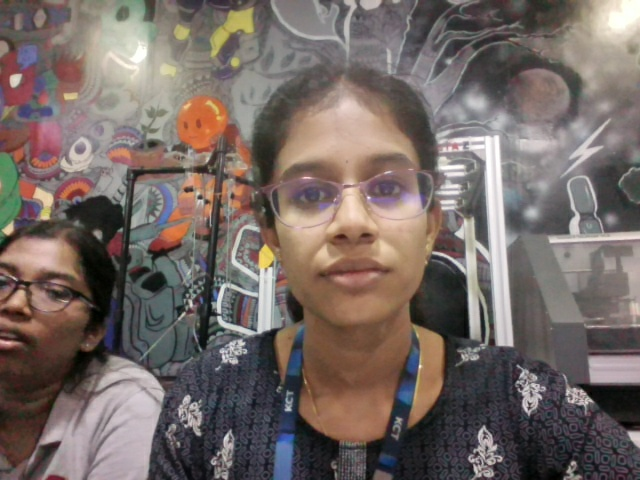
#> input picture known_people/Lakshana_EMP-001.jpg, 640 x 480 px
$ python -i uniform_detector.py   (imports and definitions only)   (older library calls are emulated)
#> lines starting #> are read from the running program, lines starting #| are printed output that depends on the picture
"""
uniform_detector.py
===================
Detects whether a person is wearing a registered uniform.

Three ways to register a uniform:
  1. From an image:       UniformDetector().configure_from_image("uniform.jpg")
  2. From a colour name:  UniformDetector().configure_from_color("blue")
  3. From a description:  UniformDetector().configure_from_description("dark navy polo")

The detector analyses only the **torso region** (middle band of the YOLO
person crop) to avoid confusion with the face or background.

It combines two signals:
  • HSV colour histogram matching  (dominant)
  • Texture energy via Laplacian   (secondary — helps distinguish fabrics
    from skin / printed surfaces)
"""

import os
import sys
import json
import cv2
import numpy as np
from typing import List, Tuple, Optional, Dict

# [6 lines not run here, left out]

# ── Named-colour table (HSV ranges) ───────────────────────────────────────────
# Each entry: list of (lower_hsv, upper_hsv) tuples.
# Red wraps around 0°/180° in OpenCV HSV so it has two ranges.
NAMED_COLORS: Dict[str, List[Tuple[Tuple[int, ...], Tuple[int, ...]]]] = {
    "red":    [((0,   90,  60), (12,  255, 255)),
               ((160, 90,  60), (180, 255, 255))],
    "orange": [((11,  100, 80), (24,  255, 255))],
    "yellow": [((25,  80,  80), (35,  255, 255))],
    "green":  [((36,  50,  50), (85,  255, 255))],
    "blue":   [((86,  60,  50), (130, 255, 255))],
    "purple": [((131, 50,  50), (160, 255, 255))],
    "pink":   [((0,   30, 150), (12,  120, 255)),
               ((155, 30, 150), (180, 120, 255))],
    "white":  [((0,    0, 180), (180,  35, 255))],
    "gray":   [((0,    0,  80), (180,  45, 200))],
    "grey":   [((0,    0,  80), (180,  45, 200))],
    "black":  [((0,    0,   0), (180, 255,  70))],
    "brown":  [((5,   60,  40), (18,  200, 170))],
    "cyan":   [((80,  80,  80), (100, 255, 255))],
    "navy":   [((100, 80,  20), (130, 255, 130))],
    "maroon": [((0,   100, 30), (10,  255, 130)),
               ((165, 100, 30), (180, 255, 130))],
    "beige":  [((15,  20, 150), (30,  100, 230))],
    "khaki":  [((18,  30, 100), (35,  130, 220))],
    "teal":   [((80,  80,  60), (95,  255, 200))],
    "olive":  [((25,  40,  40), (45,  200, 170))],
    "cream":  [((18,  10, 190), (35,   60, 255))],
}

# Common colour synonyms / adjectives → base colour
_COLOR_SYNONYMS = {
    "dark blue": "navy",  "light blue": "blue",  "sky blue": "cyan",
    "dark green": "green", "lime": "green",       "forest green": "green",
    "dark red": "maroon",  "crimson": "red",      "scarlet": "red",
    "dark gray": "gray",   "dark grey": "grey",   "light gray": "gray",
    "light grey": "grey",  "charcoal": "gray",    "silver": "gray",
    "golden": "yellow",    "gold": "yellow",      "mustard": "yellow",
    "magenta": "pink",     "violet": "purple",    "indigo": "navy",
    "turquoise": "teal",   "aqua": "cyan",        "tan": "beige",
    "rust": "brown",       "chocolate": "brown",  "burgundy": "maroon",
    "wine": "maroon",      "lavender": "purple",  "peach": "orange",
    "coral": "orange",     "salmon": "pink",      "ivory": "cream",
    "off-white": "cream",  "off white": "cream",
}

CONFIG_PATH = os.path.join("models", "uniform_config.json")


class UniformDetector:
    """
    Classifies each detected person as WORKER or VISITOR based on
    whether their torso matches the registered uniform colour profile.

    Supports multiple uniform profiles (e.g. different departments).
    """

    def __init__(self, config_path: str = CONFIG_PATH, match_threshold: float = 0.18):
        """
        Parameters
        ----------
        config_path     : path to the JSON file that stores the uniform profile.
        match_threshold : fraction of torso pixels that must match the uniform
                          colour for a person to be classified as a Worker.
                          Default 0.18 (18 %).
        """
        self.config_path     = config_path
        self.match_threshold = match_threshold
        self._profiles: List[dict] = []   # list of uniform profiles
        self._loaded            = False
        os.makedirs(os.path.dirname(config_path) or ".", exist_ok=True)
        self._try_load()

    # ── Configuration ──────────────────────────────────────────────────────────

    # [62 lines left out: functions configure_from_color, configure_from_description, not called in this run]

    def configure_from_image(self, image_path: str, n_clusters: int = 5) -> bool:
        """
        Register a uniform by extracting the dominant torso colour from
        a reference image (photo of a staff member or a fabric swatch).
        """
#> called with image_path = '../known_people/Lakshana_EMP-001.jpg', n_clusters = 5
        img = cv2.imread(image_path)
#> img is the input picture: shape (480, 640, 3); mean B, G, R 100.8, 105.5, 117.4
        if img is None:
            print(f"❌ Cannot read image: {image_path}")
            return False

        torso = self._crop_torso(img)
#> in _crop_torso, `return crop_bgr[y1:y2, x1:x2]`:
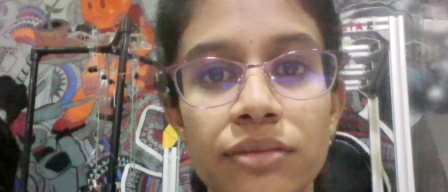
#> returned value: shape (192, 448, 3); mean of channels 0, 1, 2 110.4, 119.3, 135.5; drawn as B, G, R
        hsv   = cv2.cvtColor(torso, cv2.COLOR_BGR2HSV)
#> hsv: shape (192, 448, 3); mean H, S, V 51.9, 54, 137.6

        # Flatten pixels for k-means clustering
        pixels = hsv.reshape(-1, 3).astype(np.float32)

        # Exclude very dark/near-black pixels (likely background)
        bright_mask = pixels[:, 2] > 40
        pixels = pixels[bright_mask]
        if len(pixels) < 50:
            print("❌ Not enough bright pixels in the image — try a brighter photo.")
            return False

        criteria = (cv2.TERM_CRITERIA_EPS + cv2.TERM_CRITERIA_MAX_ITER, 20, 1.0)
        _, labels, centres = cv2.kmeans(
            pixels, n_clusters, None, criteria, 10, cv2.KMEANS_PP_CENTERS
        )
#> centres = [[25.14, 34.41, 94.89], [149.1, 12.47, 193.9], [129.1, 32.42, 113.5], [11.21, 108.5, 153.1], [17.54, 42.22, 194.8]]

        # Pick the cluster with the most pixels
        counts = np.bincount(labels.flatten())
#> counts = [18794, 6788, 17123, 21530, 17308]
        dominant_idx = int(np.argmax(counts))
#> dominant_idx = 3
        dom_hsv = centres[dominant_idx]  # (H, S, V) as float
#> dom_hsv = [11.21, 108.5, 153.1]

        # Build a tolerance range around the dominant hue
        h_tol = 18   # ± 18° on the hue wheel
        s_tol = 60
        v_tol = 70

        lo = [max(0,   int(dom_hsv[0]) - h_tol),
              max(0,   int(dom_hsv[1]) - s_tol),
              max(0,   int(dom_hsv[2]) - v_tol)]
#> lo = [0, 48, 83]
        hi = [min(180, int(dom_hsv[0]) + h_tol),
              min(255, int(dom_hsv[1]) + s_tol),
              min(255, int(dom_hsv[2]) + v_tol)]
#> hi = [29, 168, 223]

        # Handle red hue wrap-around
        ranges = [(lo, hi)]
#> ranges = [([0, 48, 83], [29, 168, 223])]
        if lo[0] < 10:
            # Also add the wrap-around range near 180
            ranges.append(([180 + lo[0] - 10, lo[1], lo[2]],
                           [180,               hi[1], hi[2]]))

        # Compute a texture fingerprint from the reference image
        texture_energy = self._compute_texture_energy(torso)

        label = f"Image({os.path.basename(image_path)})"
        self._add_profile(label=label, hsv_ranges=ranges,
                          source="image", description=f"From: {image_path}",
                          texture_energy=texture_energy)
        print(f"✅ Uniform registered from image: {image_path}")
        print(f"   Dominant HSV: H={dom_hsv[0]:.0f}° S={dom_hsv[1]:.0f} V={dom_hsv[2]:.0f}")
        print(f"   Match range : {lo} → {hi}")
        print(f"   Texture energy: {texture_energy:.1f}")
        return True

    # [91 lines left out: functions clear_profiles, classify, is_worker, not called in this run]

    # ── Helpers ────────────────────────────────────────────────────────────────

    def _crop_torso(self, crop_bgr):
        """
        Return the torso region of a person crop.
        We take the horizontal band from 25 % to 65 % of the height
        (just below the neck, above the hips) and 15 %–85 % of the width.
        This avoids the face, background, and legs.
        """
        h, w = crop_bgr.shape[:2]
        y1 = max(0, int(h * 0.25))
        y2 = max(y1 + 5, int(h * 0.65))
        x1 = max(0, int(w * 0.15))
        x2 = max(x1 + 5, int(w * 0.85))
        return crop_bgr[y1:y2, x1:x2]

    def _compute_texture_energy(self, region_bgr) -> float:
        """Compute a scalar texture-energy measure (Laplacian variance)."""
        if region_bgr is None or region_bgr.size == 0:
            return 0.0
        gray = cv2.cvtColor(region_bgr, cv2.COLOR_BGR2GRAY)
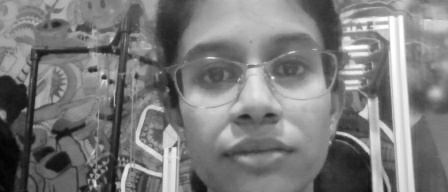
#> gray: shape (192, 448); min 2, max 255, mean 123.1
        lap  = cv2.Laplacian(gray, cv2.CV_64F)
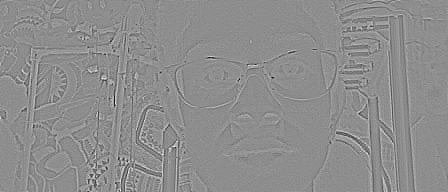
#> lap: shape (192, 448) float64; min -178, max 142, mean 0; drawn with min black and max white
#> in configure_from_image, `texture_energy = self._compute_texture_energy(torso)`: texture_energy = 235
        return float(lap.var())

    def _add_profile(self, *, label: str, hsv_ranges: list,
                     source: str, description: str,
                     texture_energy: Optional[float] = None):
        """Add a uniform profile and save to disk."""
#> called with label = 'Image(Lakshana_EMP-001.jpg)', source = 'image', texture_energy = 235
        profile = {
            "label":          label,
            "hsv_ranges":     hsv_ranges,
            "source":         source,
            "description":    description,
        }
        if texture_energy is not None:
            profile["texture_energy"] = round(texture_energy, 2)

        # Replace existing profile from same source+label, or append
        replaced = False
        for i, p in enumerate(self._profiles):
            if p.get("label") == label and p.get("source") == source:
                self._profiles[i] = profile
                replaced = True
                break
#> after the loop, self._profiles = []
        if not replaced:
            self._profiles.append(profile)

        self._save()

    def _save(self):
        data = {
            "profiles":        self._profiles,
            "match_threshold": self.match_threshold,
        }
        with open(self.config_path, "w") as f:
            json.dump(data, f, indent=2)
        self._loaded = bool(self._profiles)
#> self._loaded = True

    def _try_load(self):
        if not os.path.exists(self.config_path):
            return
        try:
            with open(self.config_path) as f:
                data = json.load(f)

            # Support both old (single-profile) and new (multi-profile) format
            if "profiles" in data:
                self._profiles = data["profiles"]
            elif "hsv_ranges" in data:
                # Migrate old single-profile config
                self._profiles = [{
                    "label":       data.get("label", "Legacy"),
                    "hsv_ranges":  data["hsv_ranges"],
                    "source":      "color",
                    "description": f"Migrated: {data.get('label', '')}",
                }]
            else:
                self._profiles = []

            self.match_threshold = data.get("match_threshold", self.match_threshold)
            self._loaded = bool(self._profiles)
            if self._loaded:
                labels = [p.get("label", "?") for p in self._profiles]
                print(f"✅ Uniform profile(s) loaded: {', '.join(labels)}")
        except Exception as e:
            print(f"⚠️  Could not load uniform config: {e}")

    # ── Status ─────────────────────────────────────────────────────────────────

    @property
    def is_configured(self) -> bool:
        return self._loaded

    # [5 lines left out: function label, not called in this run]

    @property
    def profile_count(self) -> int:
        return len(self._profiles)

    # [26 lines left out: function show_color_preview, not called in this run]

>>> result = UniformDetector().configure_from_image('../known_people/Lakshana_EMP-001.jpg')
#|    Dominant HSV: H=11° S=108 V=153
#|    Match range : [0, 48, 83] → [29, 168, 223]
#|    Texture energy: 235.0

$ run again, on known_people/Mehaa_EMP-003.jpg
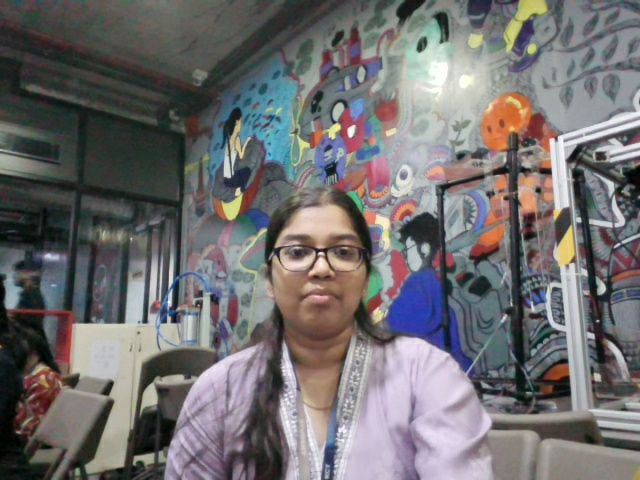
#> input picture known_people/Mehaa_EMP-003.jpg, 640 x 480 px
#> in configure_from_image, img is the input picture: shape (480, 640, 3); mean B, G, R 111.3, 110.3, 112.4
#> in _crop_torso, `return crop_bgr[y1:y2, x1:x2]`:
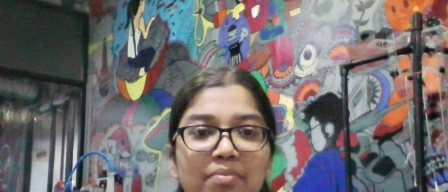
#> returned value: shape (192, 448, 3); mean of channels 0, 1, 2 111.1, 110.4, 114.6; drawn as B, G, R
#> hsv: shape (192, 448, 3); mean H, S, V 78.8, 57.6, 127.9
#> centres = [[127.6, 125.6, 156], [92.73, 22.26, 172.3], [11.65, 82.6, 171.9], [56.26, 46.66, 67.52], [122.5, 36.74, 106.6]]
#> counts = [10403, 16439, 18191, 16986, 20123]
#> dominant_idx = 4
#> dom_hsv = [122.5, 36.74, 106.6]
#> lo = [104, 0, 36]
#> hi = [140, 96, 176]
#> ranges = [([104, 0, 36], [140, 96, 176])]
#> in _compute_texture_energy, `lap  = cv2.Laplacian(gray, cv2.CV_64F)`:
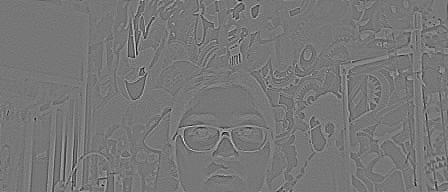
#> lap: shape (192, 448) float64; min -201, max 228, mean 0; drawn with min black and max white
#> texture_energy = 358.9
#> after the loop in _add_profile, `for i, p in enumerate(self._profiles):`: self._profiles = []
#> self._loaded = True
#|    Dominant HSV: H=123° S=37 V=107
#|    Match range : [104, 0, 36] → [140, 96, 176]
#|    Texture energy: 358.9

$ run again, on known_people/Rithika_EMP-005.jpg
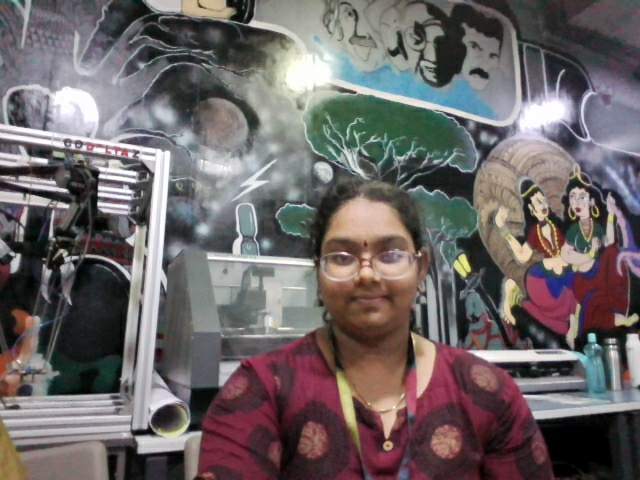
#> input picture known_people/Rithika_EMP-005.jpg, 640 x 480 px
#> in configure_from_image, img is the input picture: shape (480, 640, 3); mean B, G, R 102.5, 102.2, 109.2
#> in _crop_torso, `return crop_bgr[y1:y2, x1:x2]`:
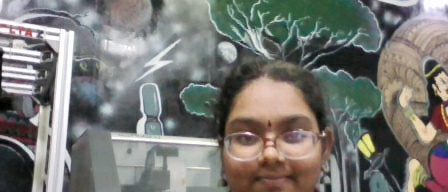
#> returned value: shape (192, 448, 3); mean of channels 0, 1, 2 117.2, 121.5, 122; drawn as B, G, R
#> hsv: shape (192, 448, 3); mean H, S, V 72.4, 42.5, 130.2
#> centres = [[103.7, 30.81, 101.7], [53.9, 109.8, 103.3], [107.7, 15, 188.2], [24.16, 34.84, 101.3], [19.61, 43.69, 190.8]]
#> counts = [25614, 12368, 18427, 10607, 13700]
#> dominant_idx = 0
#> dom_hsv = [103.7, 30.81, 101.7]
#> lo = [85, 0, 31]
#> hi = [121, 90, 171]
#> ranges = [([85, 0, 31], [121, 90, 171])]
#> in _compute_texture_energy, `lap  = cv2.Laplacian(gray, cv2.CV_64F)`:
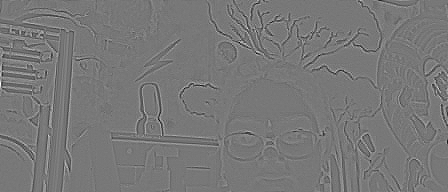
#> lap: shape (192, 448) float64; min -241, max 270, mean 0; drawn with min black and max white
#> texture_energy = 542.3
#> after the loop in _add_profile, `for i, p in enumerate(self._profiles):`: self._profiles = []
#> self._loaded = True
#|    Dominant HSV: H=104° S=31 V=102
#|    Match range : [85, 0, 31] → [121, 90, 171]
#|    Texture energy: 542.3

$ run again, on known_people/Shirley_EMP-002.jpg
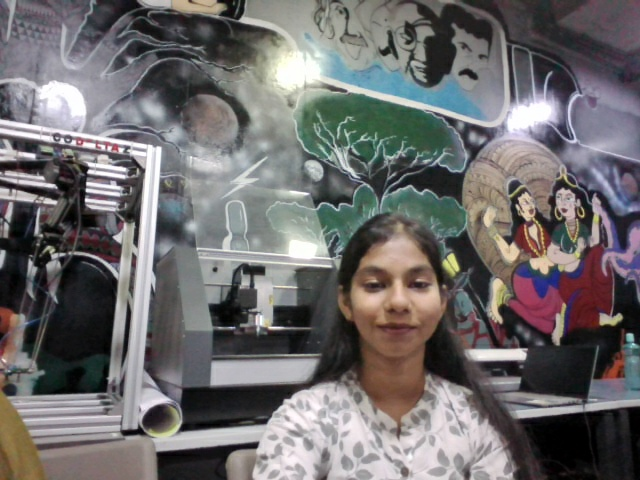
#> input picture known_people/Shirley_EMP-002.jpg, 640 x 480 px
#> in configure_from_image, img is the input picture: shape (480, 640, 3); mean B, G, R 108.2, 107.7, 110.2
#> in _crop_torso, `return crop_bgr[y1:y2, x1:x2]`:
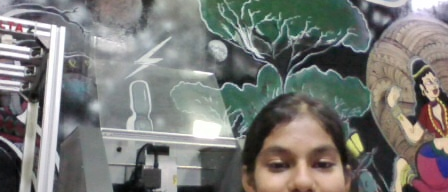
#> returned value: shape (192, 448, 3); mean of channels 0, 1, 2 119, 122.2, 121.7; drawn as B, G, R
#> hsv: shape (192, 448, 3); mean H, S, V 76.4, 38.5, 130
#> centres = [[100.9, 15.47, 167], [17.37, 50.01, 101.8], [115.2, 28.95, 83.9], [19.97, 39.62, 185.9], [89.29, 96.79, 103.7]]
#> counts = [28585, 10972, 15548, 14359, 11062]
#> dominant_idx = 0
#> dom_hsv = [100.9, 15.47, 167]
#> lo = [82, 0, 96]
#> hi = [118, 75, 236]
#> ranges = [([82, 0, 96], [118, 75, 236])]
#> in _compute_texture_energy, `lap  = cv2.Laplacian(gray, cv2.CV_64F)`:
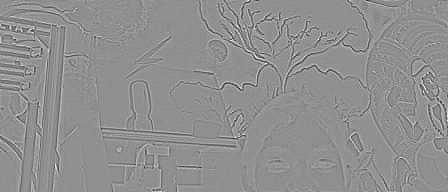
#> lap: shape (192, 448) float64; min -256, max 197, mean 0; drawn with min black and max white
#> texture_energy = 570.7
#> after the loop in _add_profile, `for i, p in enumerate(self._profiles):`: self._profiles = []
#> self._loaded = True
#|    Dominant HSV: H=101° S=15 V=167
#|    Match range : [82, 0, 96] → [118, 75, 236]
#|    Texture energy: 570.7
